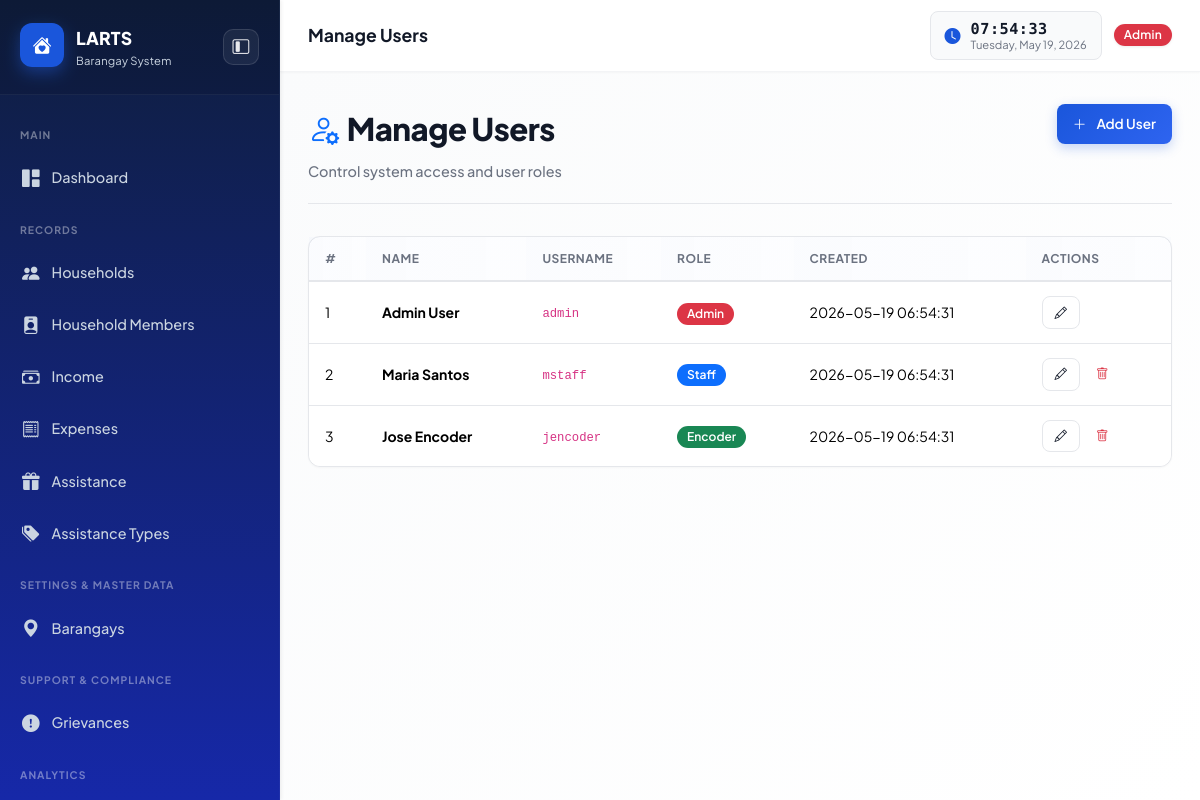
The app's page /modules/users/index.php (signed in) with its own data.
### tables this page shows
CREATE TABLE IF NOT EXISTS users (
    id          INT AUTO_INCREMENT PRIMARY KEY,
    name        VARCHAR(100) NOT NULL,
    username    VARCHAR(50)  NOT NULL UNIQUE,
    password    VARCHAR(255) NOT NULL,
    role        ENUM('admin','staff','encoder') NOT NULL DEFAULT 'encoder',
    created_at  TIMESTAMP DEFAULT CURRENT_TIMESTAMP
);

### includes/auth.php (called while the page is built, shortened)
<?php
function currentUser(): array {
    return [
        'id'   => $_SESSION['user_id']   ?? 0,
        'name' => $_SESSION['user_name'] ?? '',
        'role' => $_SESSION['user_role'] ?? '',
    ];
}
function clean(string $v): string {
    return htmlspecialchars(trim($v), ENT_QUOTES, 'UTF-8');
}

### modules/users/index.php (the view, shortened to what this page needs)
<?php
require_once __DIR__ . '/../../includes/auth.php';
$db = getDB();
$users = $db->query('SELECT * FROM users ORDER BY role,name')->fetchAll();
$pageTitle = 'Manage Users';
require_once __DIR__ . '/../../includes/header.php';
?>
<div class="page-header">
    <div>
        <div class="page-header-title"><i class="bi bi-person-gear me-2 text-primary"></i>Manage Users</div>
        <div class="page-header-sub">Control system access and user roles</div>
    </div>
    <button class="btn btn-primary" data-bs-toggle="modal" data-bs-target="#userModal">
        <i class="bi bi-plus-lg me-1"></i>Add User
    </button>
</div>
<div class="card">
    <div class="table-wrapper">
        <table class="table mb-0">
            <thead><tr><th>#</th><th>Name</th><th>Username</th><th>Role</th><th>Created</th><th>Actions</th></tr></thead>
            <tbody>
            <?php foreach ($users as $i => $u): ?>
            <tr>
                <td><?= $i+1 ?></td>
                <td><strong><?= clean($u['name']) ?></strong></td>
                <td><code><?= clean($u['username']) ?></code></td>
                <td>
                    <span class="badge bg-<?= $u['role']==='admin'?'danger':($u['role']==='staff'?'primary':'success') ?>">
                        <?= ucfirst($u['role']) ?>
                    </span>
                </td>
                <td><?= $u['created_at'] ?></td>
                <td>
                    <div class="d-flex gap-1">
                        <button class="btn btn-sm btn-outline-secondary edit-user-btn"
                            data-id="<?= $u['id'] ?>"
                            data-name="<?= clean($u['name']) ?>"
                            data-username="<?= clean($u['username']) ?>"
                            data-role="<?= $u['role'] ?>">
                            <i class="bi bi-pencil"></i>
                        </button>
                        <?php if ($u['id'] !== (int)$_SESSION['user_id']): ?>
                        <a href="?del=<?= $u['id'] ?>" class="btn btn-sm btn-outline-danger"
                           data-confirm="Delete user <?= clean($u['name']) ?>?">
                            <i class="bi bi-trash"></i>
                        </a>
                        <?php endif; ?>
                    </div>
                </td>
            </tr>
            <?php endforeach; ?>
            </tbody>
        </table>
    </div>
</div>
<?php require_once __DIR__ . '/../../includes/footer.php'; ?>

### includes/header.php (shortened to what this page needs)
<?php
require_once __DIR__ . '/auth.php';
$user = currentUser();
$currentPage = basename($_SERVER['PHP_SELF'], '.php');
$isDashboard = strpos($_SERVER['PHP_SELF'], 'dashboard') !== false;
$cssVer = @filemtime(__DIR__ . '/../assets/css/style.css') ?: time();
?>
<!DOCTYPE html>
<html lang="en">
<head>
    <link rel="stylesheet" href="https://cdn.jsdelivr.net/npm/bootstrap@5.3.3/dist/css/bootstrap.min.css">
    <link rel="stylesheet" href="https://cdn.jsdelivr.net/npm/bootstrap-icons@1.11.3/font/bootstrap-icons.css">
    <link rel="stylesheet" href="<?= BASE_URL ?>/assets/css/style.css?v=<?= $cssVer ?>">
</head>
<body class="<?= trim(($bodyClass ?? '') . ($isDashboard ? ' page-dashboard' : '')) ?>">
<div class="sidebar" id="sidebar">
    <div class="sidebar-brand">
        <div class="brand-icon"><i class="bi bi-house-heart-fill"></i></div>
        <div class="brand-text">
            <span class="brand-name">LARTS</span>
            <span class="brand-sub">Barangay System</span>
        </div>
        <button type="button" class="sidebar-collapse-icon" id="sidebarCollapseToggle" aria-label="Collapse sidebar">
            <i class="bi bi-layout-sidebar-inset"></i>
        </button>
    </div>
    <nav class="sidebar-nav">
        <div class="nav-section-label">Main</div>
        <a href="<?= BASE_URL ?>/dashboard/index.php" class="nav-link-item <?= $currentPage==='index' && strpos($_SERVER['PHP_SELF'],'dashboard')!==false ? 'active':'' ?>">
            <i class="bi bi-grid-1x2-fill"></i><span>Dashboard</span>
        </a>
        <div class="nav-section-label">Records</div>
        <a href="<?= BASE_URL ?>/modules/households/index.php" class="nav-link-item <?= strpos($_SERVER['PHP_SELF'],'households')!==false ? 'active':'' ?>">
            <i class="bi bi-people-fill"></i><span>Households</span>
        </a>
        <a href="<?= BASE_URL ?>/modules/household-members/index.php" class="nav-link-item <?= strpos($_SERVER['PHP_SELF'],'household-members')!==false ? 'active':'' ?>">
            <i class="bi bi-person-badge-fill"></i><span>Household Members</span>
        </a>
        <a href="<?= BASE_URL ?>/modules/income/index.php" class="nav-link-item <?= strpos($_SERVER['PHP_SELF'],'income')!==false ? 'active':'' ?>">
            <i class="bi bi-cash-stack"></i><span>Income</span>
        </a>
        <a href="<?= BASE_URL ?>/modules/expenses/index.php" class="nav-link-item <?= strpos($_SERVER['PHP_SELF'],'expenses')!==false ? 'active':'' ?>">
            <i class="bi bi-receipt"></i><span>Expenses</span>
        </a>
        <a href="<?= BASE_URL ?>/modules/assistance/index.php" class="nav-link-item <?= strpos($_SERVER['PHP_SELF'],'assistance')!==false && strpos($_SERVER['PHP_SELF'],'assistance-types')===false ? 'active':'' ?>">
            <i class="bi bi-gift-fill"></i><span>Assistance</span>
        </a>
        <a href="<?= BASE_URL ?>/modules/assistance-types/index.php" class="nav-link-item <?= strpos($_SERVER['PHP_SELF'],'assistance-types')!==false ? 'active':'' ?>">
            <i class="bi bi-tags-fill"></i><span>Assistance Types</span>
        </a>
        <div class="nav-section-label">Settings & Master Data</div>
        <a href="<?= BASE_URL ?>/modules/barangays/index.php" class="nav-link-item <?= strpos($_SERVER['PHP_SELF'],'barangays')!==false ? 'active':'' ?>">
            <i class="bi bi-geo-alt-fill"></i><span>Barangays</span>
        </a>
        <div class="nav-section-label">Support & Compliance</div>
        <a href="<?= BASE_URL ?>/modules/grievances/index.php" class="nav-link-item <?= strpos($_SERVER['PHP_SELF'],'grievances')!==false ? 'active':'' ?>">
            <i class="bi bi-exclamation-circle-fill"></i><span>Grievances</span>
        </a>
        <div class="nav-section-label">Analytics</div>
        <a href="<?= BASE_URL ?>/modules/reports/index.php" class="nav-link-item <?= strpos($_SERVER['PHP_SELF'],'reports')!==false ? 'active':'' ?>">
        </a>
    </nav>
</div>
<div class="main-wrap" id="mainWrap">
    <div class="topbar">
        <div class="topbar-title"><?= isset($pageTitle) ? clean($pageTitle) : 'Dashboard' ?></div>
        <div class="topbar-right">
            <?php if (!$isDashboard): ?>
            <div class="live-clock" aria-live="polite">
                <i class="bi bi-clock-fill live-clock-icon"></i>
                <div class="live-clock-body">
                    <span class="live-clock-time" id="liveClockTime"><?= date('H:i:s') ?></span>
                    <span class="live-clock-date" id="liveClockDate"><?= date('M d, Y') ?></span>
                </div>
            </div>
            <?php endif; ?>
            <span class="badge-role badge bg-<?= $user['role']==='admin'?'danger':($user['role']==='staff'?'primary':'success') ?>">
                <?= ucfirst($user['role']) ?>
            </span>
        </div>
    </div>
    <div class="page-content">

### records on screen
users: role "Admin", name "Admin User", username "admin", created_at "2026-05-19 06:54:31"
users: name "Maria Santos", username "mstaff", role "Staff", created_at "2026-05-19 06:54:31"
users: name "Jose Encoder", username "jencoder", role "Encoder", created_at "2026-05-19 06:54:31"

### other values on screen
$pageTitle "Manage Users"
